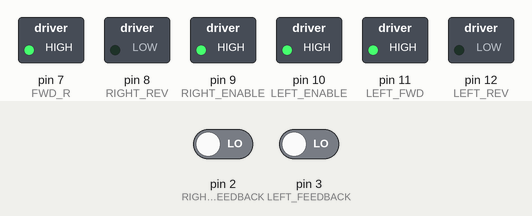
Simulated run of this sketch. Board: Arduino Uno, built with avr-gcc and run on an emulated ATmega328P. Shown: switched loads named in the sketch (green lamp = pin HIGH). The inputs (shaded band) are chosen by the test bench; at power-on: pin 2 (RIGHT_FEEDBACK) LOW, pin 3 (LEFT_FEEDBACK) LOW. What the sketch prints to the serial monitor is not drawn.

Above: at 0.1 s.
Timing chart, 0 to 1.6 s (numbered marks = the images above):
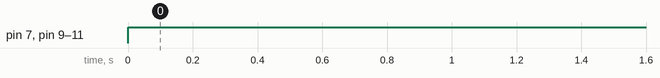

The sketch:

Story4.ino
```cpp
const int LEFT_FEEDBACK = 3;
const int RIGHT_FEEDBACK = 2;

volatile int leftcounter = 0;
volatile int rightcounter = 0;

int const FWD_R = 7;
int const RIGHT_REV = 8;
int const RIGHT_ENABLE = 9;
int const LEFT_ENABLE = 10;
int const LEFT_FWD = 11;
int const LEFT_REV = 12;

void setup()
{
  Serial.begin(115200);
  attachInterrupt(digitalPinToInterrupt(LEFT_FEEDBACK),LeftMotorISR,RISING);
  attachInterrupt(digitalPinToInterrupt(RIGHT_FEEDBACK),RightMotorISR,RISING);
  pinMode(FWD_R, OUTPUT);
  pinMode(RIGHT_REV, OUTPUT);
  pinMode(RIGHT_ENABLE, OUTPUT);
  pinMode(LEFT_ENABLE, OUTPUT);
  pinMode(LEFT_FWD, OUTPUT);
  pinMode(LEFT_REV, OUTPUT);
}

void loop()
{
  Serial.print("left counter");
  Serial.println(leftcounter);
  Serial.print("right counter");
  Serial.println(rightcounter);

  if(leftcounter >= 870){
   rover_stop(10000);

  }

  forwards(100);

  //rover_stop(1000);

  //reverse(2000);

  //rover_stop(2000);
}

void forwards(int delaytime){
  digitalWrite(RIGHT_ENABLE,HIGH);
  digitalWrite(LEFT_ENABLE,HIGH);
  digitalWrite(FWD_R,HIGH);
  digitalWrite(LEFT_FWD,HIGH);
  delay(delaytime);
}

void rover_stop(int delaytime){
  digitalWrite(RIGHT_ENABLE,LOW);
  digitalWrite(LEFT_ENABLE,LOW);
  digitalWrite(FWD_R,LOW);
  digitalWrite(LEFT_FWD,LOW);
  digitalWrite(LEFT_REV,LOW);
  digitalWrite(RIGHT_REV,LOW);
  delay(delaytime);
}

 void reverse(int delaytime){
 digitalWrite(RIGHT_ENABLE,HIGH);
 digitalWrite(LEFT_ENABLE,HIGH);
 digitalWrite(LEFT_REV,HIGH);
 digitalWrite(RIGHT_REV,HIGH);
 delay(delaytime);
}

void LeftMotorISR(){
  leftcounter++;
}

void RightMotorISR(){
  rightcounter++;
}
```

Measured:
- by itself, pin 7 (FWD_R), pin 9 (RIGHT_ENABLE), pin 10 (LEFT_ENABLE), pin 11 (LEFT_FWD): LOW → HIGH at 0.00 s
